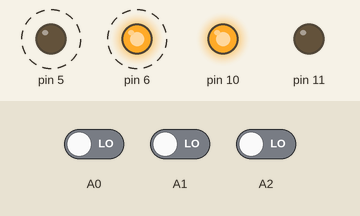
The sketch below on a simulated Arduino Uno, built with avr-gcc and run on an emulated ATmega328P. On the bench: output pins drawn as LEDs (lit = HIGH). Dashed ring = blinking. Inputs (shaded band) come from the test bench; at power-on: A0 LOW, A2 LOW, A1 LOW.

Above: at 1.8 s.
2.5 s: A0 driven HIGH
At 3.8 s:
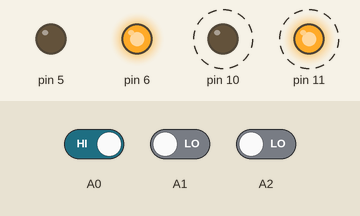
6.1 s: A0 driven LOW
At 6.6 s:
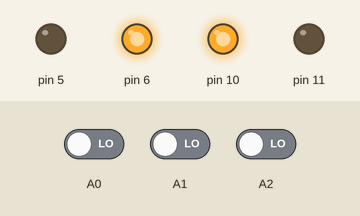
9.7 s: A2 driven HIGH
At 10.2 s:
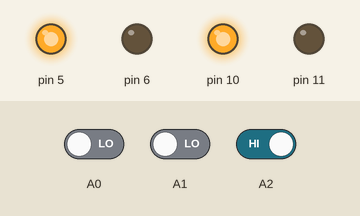
13.2 s: A0 driven HIGH and A1 driven HIGH
At 14.8 s:
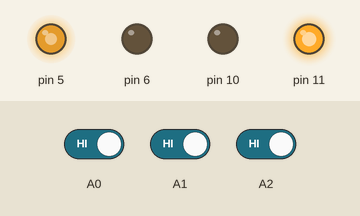
15.1 s: A0 driven LOW
At 15.7 s:
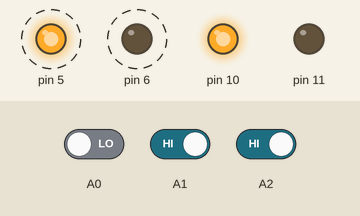
18.7 s: A1 driven LOW
At 19.7 s:
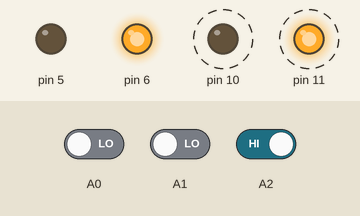
Timing chart, 0 to 23.2 s (numbered marks = the images above; inputs shaded):
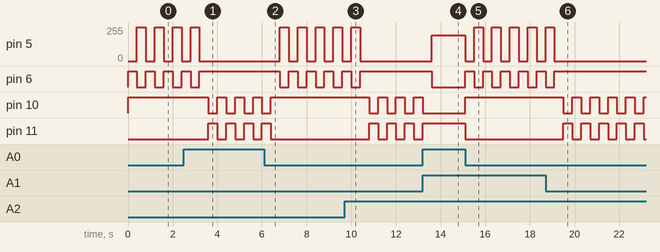

Measured:
- after the input at 2.5 s, pin 5: goes on until 3.2 s, then stays 0/255; pin 6: goes on until 3.2 s, then stays HIGH; pin 10, pin 11: alternates HIGH for 0.40 s and LOW for 0.40 s, starting after 1.1 s
- after the input at 6.1 s, pin 5: alternates 255/255 for 0.40 s and 0/255 for 0.40 s, starting after 0.70 s; pin 6: alternates HIGH for 0.40 s and LOW for 0.40 s, starting after 0.70 s; pin 10: goes on until 6.4 s, then stays HIGH; pin 11: goes on until 6.4 s, then stays LOW
- after the input at 9.7 s, pin 5: goes on until 10.4 s, then stays 0/255; pin 6: goes on until 10.4 s, then stays HIGH; pin 10, pin 11: alternates HIGH for 0.40 s and LOW for 0.40 s, starting after 1.1 s
- after the input at 13.2 s, pin 5: 0/255 → 195/255 after 0.40 s; pin 6: HIGH → LOW after 0.40 s; pin 10: goes on until 13.2 s, then stays LOW; pin 11: goes on until 13.2 s, then stays HIGH
- after the input at 15.1 s, pin 5: alternates 255/255 for 0.40 s and 0/255 for 0.40 s, starting at once; pin 6: alternates HIGH for 0.40 s and LOW for 0.40 s, starting at once; pin 10: LOW → HIGH at once; pin 11: HIGH → LOW at once
- after the input at 18.7 s, pin 5: goes on until 19.1 s, then stays 0/255; pin 6: goes on until 19.1 s, then stays HIGH; pin 10, pin 11: alternates HIGH for 0.40 s and LOW for 0.40 s, starting after 0.80 s
- by itself, pin 5: alternates 255/255 for 0.40 s and 0/255 for 0.40 s
- by itself, pin 6: alternates HIGH for 0.40 s and LOW for 0.40 s

The sketch:

dodge_robot.ino
```cpp
int ls = 0;
int ms = 0;
int rs = 0;

void setup() {
  pinMode(5, OUTPUT);
  pinMode(6, OUTPUT);
  pinMode(10, OUTPUT);
  pinMode(11, OUTPUT);
  pinMode(A0, INPUT);
  pinMode(A1, INPUT);
  pinMode(A2, INPUT);
}
void forward(){
  analogWrite(5, 195);
  digitalWrite(6, LOW);
  digitalWrite(11, HIGH);
  digitalWrite(10, LOW);
}

void back(){
  digitalWrite(5, LOW);
  digitalWrite(6, HIGH);
  digitalWrite(11, LOW);
  digitalWrite(10, HIGH);
}

void brake(){
  digitalWrite(5, HIGH);
  digitalWrite(6, HIGH);
  digitalWrite(11, HIGH);
  digitalWrite(10, HIGH);
}

void right(){
  digitalWrite(5, HIGH);
  digitalWrite(6, LOW);
  digitalWrite(11, LOW);
  digitalWrite(10, HIGH);
}

void left(){
  digitalWrite(11, HIGH);
  digitalWrite(10, LOW);
  digitalWrite(6, HIGH);
  digitalWrite(5, LOW);
}

void loop() {
  ls = digitalRead(A0);
  ms = digitalRead(A1);
  rs = digitalRead(A2);
  if (ls == 1 && ms == 1 && rs == 1) {
    forward();
  }
  else if (ls == 1 && ms == 1 && rs == 0) {
    back();
    delay(400);
    left();
    delay(400);
  }
  else if (ls == 1 && ms == 0 && rs == 1) {
    back();
    delay(400);
    left();
    delay(400);
  }
  else if (ls == 1 && ms == 0 && rs == 0) {
    back();
    delay(400);
    left();
    delay(400);
  }
  else if (ls == 0 && ms == 1 && rs == 1) {
    back();
    delay(400);
    right();
    delay(400);
  }
  else if (ls == 0 && ms == 1 && rs == 0) {
    back();
    delay(400);
    right();
    delay(400);
  }
  else if (ls == 0 && ms == 0 && rs == 1) {
    back();
    delay(400);
    left();
    delay(400);
  }
  else if (ls == 0 && ms == 0 && rs == 0) {
    back();
    delay(400);
    right();
    delay(400);
  }
}
```
